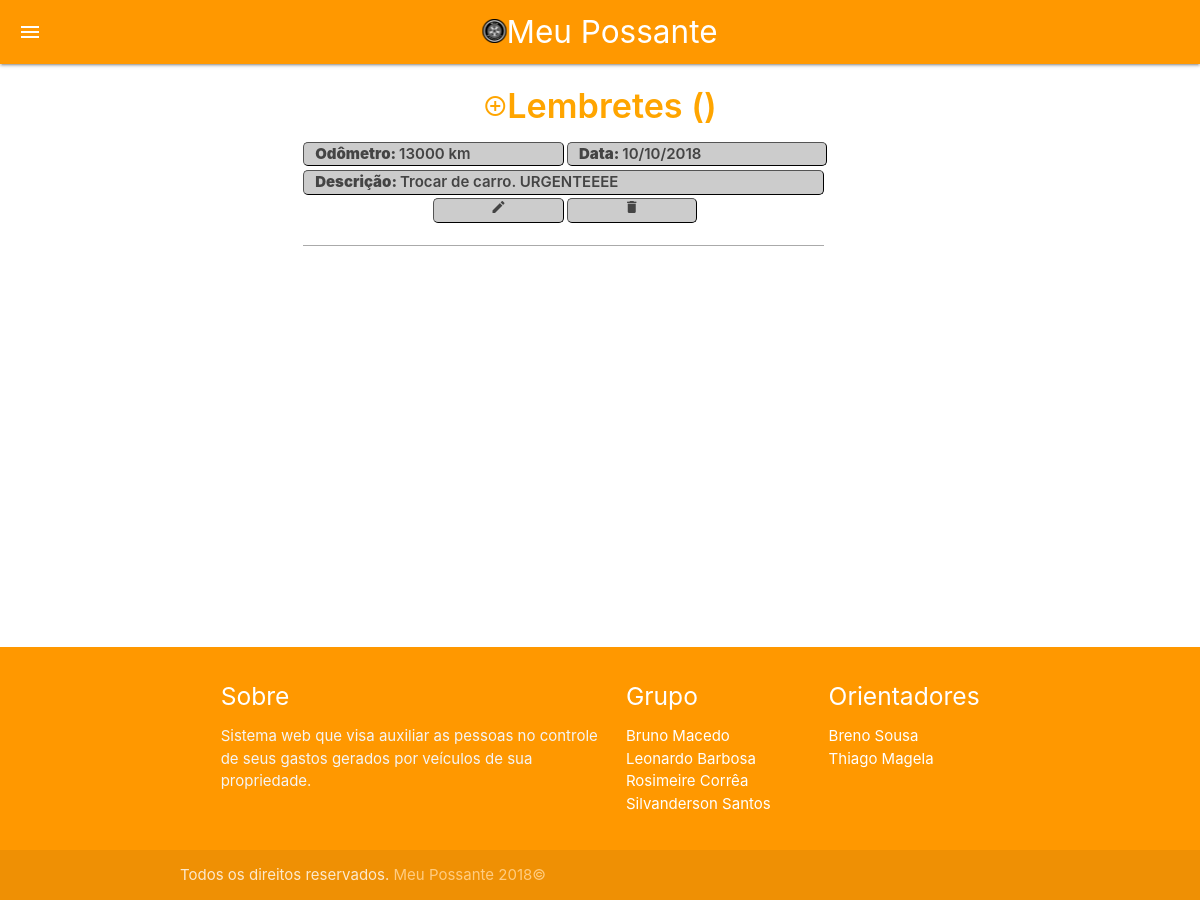
Screenshot of /admin/lembrete/lembrete.php?id=15 (signed in) with the database file from the repository.
### tables this page shows
CREATE TABLE IF NOT EXISTS `lembretes` (
  `idlemb` int(11) NOT NULL AUTO_INCREMENT,
  `idusuario` int(11) NOT NULL,
  `idveiculo` int(11) NOT NULL,
  `odolemb` int(11) DEFAULT NULL,
  `datalemb` date DEFAULT NULL,
  `desclemb` varchar(255) DEFAULT NULL,
  `tipolemb` tinyint(1) NOT NULL,
  PRIMARY KEY (`idlemb`),
  KEY `idveiculo` (`idveiculo`)
);

### admin/lembrete/lembrete.php (the view, shortened to what this page needs)
<?php
$id = $_GET['id'];
?>
<!DOCTYPE html>
<html lang="pt-br">
<head>
  <link type="text/css" rel="stylesheet" href="../../materialize/css/materialize.min.css"  media="screen,projection"/>
  <link rel="stylesheet" type="text/css" href="../../css/style.css">
</head>
<body>
  <nav class="orange">
    <div class="nav-wrapper">
      <a href="#" class="center-align"><i class="sidenav-trigger material-icons  " data-target="slide-out">menu</i></a>
      <div><a href="#" class="brand-logo center"><img src="../../img/mp24px.png"/>Meu Possante</a></div>
    </div>
  </nav>
  <main class="">
    <div class="container">
      <h4><a href="add.php?id=<?= $id?>"  style="color:orange;"><i class="material-icons">control_point</i>Lembretes (<?=$_SESSION['placa']?>)</a></h4>
			<?php
			include "../../conexao.php";
			$query = "SELECT * FROM lembretes WHERE idveiculo = '$id' ORDER BY datalemb DESC;";
            $resultado = $conexao->query($query);
            if ($resultado) {
                if ($resultado->num_rows > 0) {
                    while ($linha = $resultado->fetch_assoc()) {
                        echo "<div><div class='row'>";
                        echo("<div class='atributos offset-xl1 col s11 m4 offset-m1 xl4'><b>Odômetro: </b>" . $linha["odolemb"] . " km</div><div class='atributos col s11 m4 xl4'><b>Data: </b>" . date("d/m/Y", strtotime($linha['datalemb'])) . "</div><div class='atributos  offset-xl1 col s11 m8 offset-m1 xl8'><b>Descrição: </b>" . $linha["desclemb"] . "</div><a href='editar.php?id=" . $linha["idlemb"] . "&idveiculo=".$linha["idveiculo"]."'><div class='atributos col s3 offset-s2 m2 offset-m3 xl1 offset-xl3 center-align'><i style='font-size: 16px;' class='material-icons'>edit</i></div></a><a href='#' onclick='removerInfo(" . $linha["idlemb"] .", " .$id . ")'><div class='atributos col s3 offset-s1 m2 xl1  offset-xl2 center-align'><i style='font-size: 16px;' class='material-icons'>delete</i></div></a>");
                        echo "<div class='divisao col s11 m8 offset-m1 xl8 offset-xl1'></div></div></div>";
                    }
                } else {
                    echo "<div class='center'><p>Nenhum registro encontrado!</p><img src='../../img/atencao.png'/>";
                }
            } else {
                die("Erro!");
            }
		 ?>
</div>
</main>
<footer class="page-footer orange">
  <div class="container">
    <div class="row">
      <div class="col l6 s12">
        <h5 class="white-text">Sobre</h5>
        <p class="grey-text text-lighten-4">Sistema web que visa auxiliar as pessoas no controle de seus gastos gerados por veículos de sua propriedade.</p>
      </div>
      <div class="col l3 s12">
        <h5 class="white-text">Grupo</h5>
        <ul>
          <li><a class="white-text" href="#!">Bruno Macedo</a></li>
          <li><a class="white-text" href="#!">Leonardo Barbosa</a></li>
          <li><a class="white-text" href="#!">Rosimeire Corrêa</a></li>
          <li><a class="white-text" href="#!">Silvanderson Santos</a></li>
        </ul>
      </div>
      <div class="col l3 s12">
        <h5 class="white-text">Orientadores</h5>
        <ul>
          <li><a class="white-text" href="#!">Breno Sousa</a></li>
          <li><a class="white-text" href="#!">Thiago Magela</a></li>
        </ul>
      </div>
    </div>
  </div>
  <div class="footer-copyright">
    <div class="container">
      Todos os direitos reservados. <a class="orange-text text-lighten-3" href="http://materializecss.com">Meu Possante 2018©</a>
    </div>
  </div>
</footer>
</body>
</html>

### css/style.css (style rules this page uses)
h4 { text-align: center; font-weight: 600; color: orange; }
main { min-height: 70vh; flex: 1 0 auto; }
.container div { margin-left: 3.5%; }
.atributos { border-radius: 5px; background-color: #ccc; margin: 0.25em 0.2em 0em 0em; border: 01px #000 outset; font-weight: 600; color: #444444; }
.divisao { background-color: #aaa; margin-top: 1.5em; }
body { background: #fff; }

### rows the page displays
lembretes: odolemb "13000", datalemb "10/10/2018", desclemb "Trocar de carro. URGENTEEEE"
